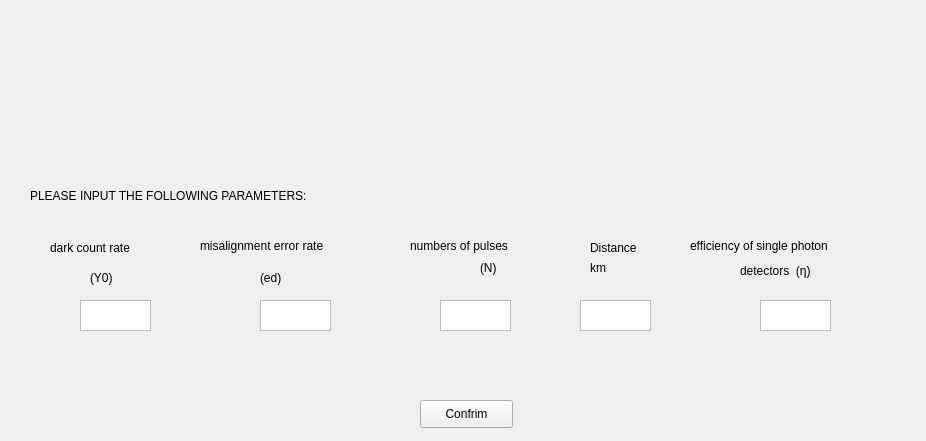
<?xml version="1.0" encoding="UTF-8"?>
<ui version="4.0">
 <class>Form</class>
 <widget class="QWidget" name="Form">
  <property name="geometry">
   <rect>
    <x>0</x>
    <y>0</y>
    <width>926</width>
    <height>441</height>
   </rect>
  </property>
  <property name="windowTitle">
   <string>Form</string>
  </property>
  <widget class="QTextEdit" name="textEdit">
   <property name="geometry">
    <rect>
     <x>80</x>
     <y>300</y>
     <width>71</width>
     <height>31</height>
    </rect>
   </property>
  </widget>
  <widget class="QTextEdit" name="textEdit_2">
   <property name="geometry">
    <rect>
     <x>260</x>
     <y>300</y>
     <width>71</width>
     <height>31</height>
    </rect>
   </property>
  </widget>
  <widget class="QTextEdit" name="textEdit_3">
   <property name="geometry">
    <rect>
     <x>440</x>
     <y>300</y>
     <width>71</width>
     <height>31</height>
    </rect>
   </property>
  </widget>
  <widget class="QTextEdit" name="textEdit_4">
   <property name="geometry">
    <rect>
     <x>580</x>
     <y>300</y>
     <width>71</width>
     <height>31</height>
    </rect>
   </property>
  </widget>
  <widget class="QTextEdit" name="textEdit_5">
   <property name="geometry">
    <rect>
     <x>760</x>
     <y>300</y>
     <width>71</width>
     <height>31</height>
    </rect>
   </property>
  </widget>
  <widget class="QLabel" name="label">
   <property name="geometry">
    <rect>
     <x>590</x>
     <y>240</y>
     <width>72</width>
     <height>15</height>
    </rect>
   </property>
   <property name="text">
    <string>Distance</string>
   </property>
  </widget>
  <widget class="QLabel" name="label_2">
   <property name="geometry">
    <rect>
     <x>50</x>
     <y>240</y>
     <width>141</width>
     <height>16</height>
    </rect>
   </property>
   <property name="text">
    <string>dark count rate</string>
   </property>
  </widget>
  <widget class="QLabel" name="label_3">
   <property name="geometry">
    <rect>
     <x>90</x>
     <y>270</y>
     <width>72</width>
     <height>15</height>
    </rect>
   </property>
   <property name="text">
    <string>(Y0)</string>
   </property>
  </widget>
  <widget class="QLabel" name="label_4">
   <property name="geometry">
    <rect>
     <x>590</x>
     <y>260</y>
     <width>72</width>
     <height>15</height>
    </rect>
   </property>
   <property name="text">
    <string>km</string>
   </property>
  </widget>
  <widget class="QLabel" name="label_5">
   <property name="geometry">
    <rect>
     <x>200</x>
     <y>230</y>
     <width>191</width>
     <height>31</height>
    </rect>
   </property>
   <property name="text">
    <string>misalignment error rate </string>
   </property>
  </widget>
  <widget class="QLabel" name="label_6">
   <property name="geometry">
    <rect>
     <x>260</x>
     <y>270</y>
     <width>72</width>
     <height>15</height>
    </rect>
   </property>
   <property name="text">
    <string>(ed)</string>
   </property>
  </widget>
  <widget class="QLabel" name="label_7">
   <property name="geometry">
    <rect>
     <x>690</x>
     <y>220</y>
     <width>231</width>
     <height>51</height>
    </rect>
   </property>
   <property name="text">
    <string>efficiency of single photon</string>
   </property>
  </widget>
  <widget class="QLabel" name="label_8">
   <property name="geometry">
    <rect>
     <x>740</x>
     <y>260</y>
     <width>131</width>
     <height>21</height>
    </rect>
   </property>
   <property name="text">
    <string>detectors  (η)</string>
   </property>
  </widget>
  <widget class="QLabel" name="label_9">
   <property name="geometry">
    <rect>
     <x>410</x>
     <y>220</y>
     <width>141</width>
     <height>51</height>
    </rect>
   </property>
   <property name="text">
    <string>numbers of pulses</string>
   </property>
  </widget>
  <widget class="QLabel" name="label_10">
   <property name="geometry">
    <rect>
     <x>480</x>
     <y>260</y>
     <width>72</width>
     <height>15</height>
    </rect>
   </property>
   <property name="text">
    <string>(N)</string>
   </property>
  </widget>
  <widget class="QPushButton" name="pushButton">
   <property name="geometry">
    <rect>
     <x>420</x>
     <y>400</y>
     <width>93</width>
     <height>28</height>
    </rect>
   </property>
   <property name="text">
    <string>Confrim</string>
   </property>
  </widget>
  <widget class="QLabel" name="label_11">
   <property name="geometry">
    <rect>
     <x>30</x>
     <y>180</y>
     <width>401</width>
     <height>31</height>
    </rect>
   </property>
   <property name="text">
    <string>PLEASE INPUT THE FOLLOWING PARAMETERS:</string>
   </property>
  </widget>
 </widget>
 <resources/>
 <connections/>
</ui>
